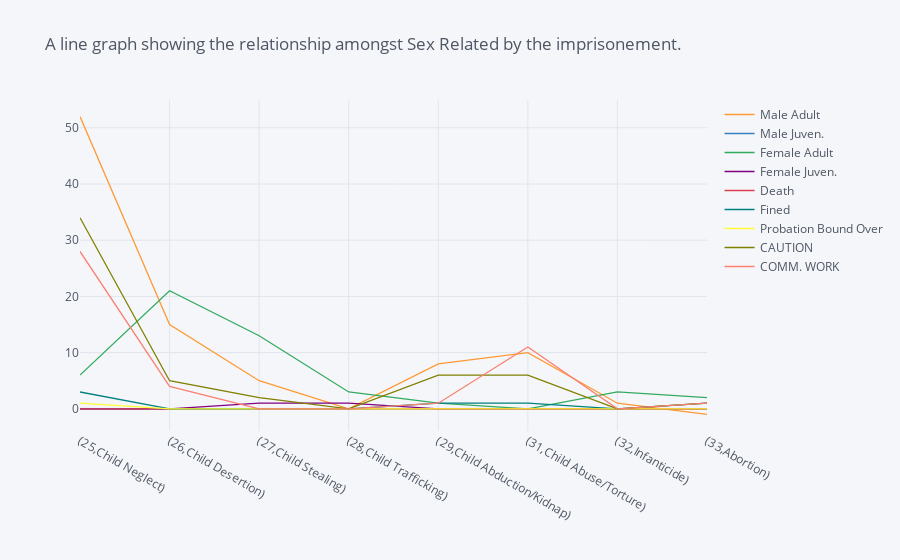

The code cell stored with this chart in its notebook:
### Markdown cell above
Child neglect has the highest number of incidences when it comes to the Imprisonment by court with the infanticide,abortion and child tracking being the fewest

### Code cell
# Line graph for the Data stored in
summ.iplot(kind='line',title='A line graph showing the relationship amongst Sex Related by the imprisonement.')

### Figure 1 — Plotly figure (JSON) as saved in the notebook; plotly's stock layout.template omitted (floating-point values rounded to 4 significant figures)
{"data": [{"line": {"color": "rgba(255, 153, 51, 1.0)", "dash": "solid", "shape": "linear", "width": 1.3}, "mode": "lines", "name": "Male Adult", "text": "", "type": "scatter", "x": ["(25,Child Neglect)", "(26,Child Desertion)", "(27,Child Stealing)", "(28,Child Trafficking)", "(29,Child Abduction/Kidnap)", "(31,Child Abuse/Torture)", "(32,Infanticide)", "(33,Abortion)"], "y": [52, 15, 5, 0, 8, 10, 1, -1]}, {"line": {"color": "rgba(55, 128, 191, 1.0)", "dash": "solid", "shape": "linear", "width": 1.3}, "mode": "lines", "name": "Male Juven.", "text": "", "type": "scatter", "x": ["(25,Child Neglect)", "(26,Child Desertion)", "(27,Child Stealing)", "(28,Child Trafficking)", "(29,Child Abduction/Kidnap)", "(31,Child Abuse/Torture)", "(32,Infanticide)", "(33,Abortion)"], "y": [0, 0, 0, 0, 0, 0, 0, 0]}, {"line": {"color": "rgba(50, 171, 96, 1.0)", "dash": "solid", "shape": "linear", "width": 1.3}, "mode": "lines", "name": "Female Adult", "text": "", "type": "scatter", "x": ["(25,Child Neglect)", "(26,Child Desertion)", "(27,Child Stealing)", "(28,Child Trafficking)", "(29,Child Abduction/Kidnap)", "(31,Child Abuse/Torture)", "(32,Infanticide)", "(33,Abortion)"], "y": [6, 21, 13, 3, 1, 0, 3, 2]}, {"line": {"color": "rgba(128, 0, 128, 1.0)", "dash": "solid", "shape": "linear", "width": 1.3}, "mode": "lines", "name": "Female Juven.", "text": "", "type": "scatter", "x": ["(25,Child Neglect)", "(26,Child Desertion)", "(27,Child Stealing)", "(28,Child Trafficking)", "(29,Child Abduction/Kidnap)", "(31,Child Abuse/Torture)", "(32,Infanticide)", "(33,Abortion)"], "y": [0, 0, 1, 1, 0, 0, 0, 0]}, {"line": {"color": "rgba(219, 64, 82, 1.0)", "dash": "solid", "shape": "linear", "width": 1.3}, "mode": "lines", "name": "Death", "text": "", "type": "scatter", "x": ["(25,Child Neglect)", "(26,Child Desertion)", "(27,Child Stealing)", "(28,Child Trafficking)", "(29,Child Abduction/Kidnap)", "(31,Child Abuse/Torture)", "(32,Infanticide)", "(33,Abortion)"], "y": [0, 0, 0, 0, 0, 0, 0, 0]}, {"line": {"color": "rgba(0, 128, 128, 1.0)", "dash": "solid", "shape": "linear", "width": 1.3}, "mode": "lines", "name": "Fined", "text": "", "type": "scatter", "x": ["(25,Child Neglect)", "(26,Child Desertion)", "(27,Child Stealing)", "(28,Child Trafficking)", "(29,Child Abduction/Kidnap)", "(31,Child Abuse/Torture)", "(32,Infanticide)", "(33,Abortion)"], "y": [3, 0, 0, 0, 1, 1, 0, 1]}, {"line": {"color": "rgba(255, 255, 51, 1.0)", "dash": "solid", "shape": "linear", "width": 1.3}, "mode": "lines", "name": "Probation Bound Over", "text": "", "type": "scatter", "x": ["(25,Child Neglect)", "(26,Child Desertion)", "(27,Child Stealing)", "(28,Child Trafficking)", "(29,Child Abduction/Kidnap)", "(31,Child Abuse/Torture)", "(32,Infanticide)", "(33,Abortion)"], "y": [1, 0, 0, 0, 0, 0, 0, 0]}, {"line": {"color": "rgba(128, 128, 0, 1.0)", "dash": "solid", "shape": "linear", "width": 1.3}, "mode": "lines", "name": "CAUTION", "text": "", "type": "scatter", "x": ["(25,Child Neglect)", "(26,Child Desertion)", "(27,Child Stealing)", "(28,Child Trafficking)", "(29,Child Abduction/Kidnap)", "(31,Child Abuse/Torture)", "(32,Infanticide)", "(33,Abortion)"], "y": [34, 5, 2, 0, 6, 6, 0, 1]}, {"line": {"color": "rgba(251, 128, 114, 1.0)", "dash": "solid", "shape": "linear", "width": 1.3}, "mode": "lines", "name": "COMM. WORK", "text": "", "type": "scatter", "x": ["(25,Child Neglect)", "(26,Child Desertion)", "(27,Child Stealing)", "(28,Child Trafficking)", "(29,Child Abduction/Kidnap)", "(31,Child Abuse/Torture)", "(32,Infanticide)", "(33,Abortion)"], "y": [28, 4, 0, 0, 1, 11, 0, 1]}], "layout": {"legend": {"bgcolor": "#F5F6F9", "font": {"color": "#4D5663"}}, "paper_bgcolor": "#F5F6F9", "plot_bgcolor": "#F5F6F9", "title": {"font": {"color": "#4D5663"}, "text": "A line graph showing the relationship amongst Sex Related by the imprisonement."}, "xaxis": {"gridcolor": "#E1E5ED", "showgrid": true, "tickfont": {"color": "#4D5663"}, "title": {"font": {"color": "#4D5663"}, "text": ""}, "zerolinecolor": "#E1E5ED"}, "yaxis": {"gridcolor": "#E1E5ED", "showgrid": true, "tickfont": {"color": "#4D5663"}, "title": {"font": {"color": "#4D5663"}, "text": ""}, "zerolinecolor": "#E1E5ED"}}}
